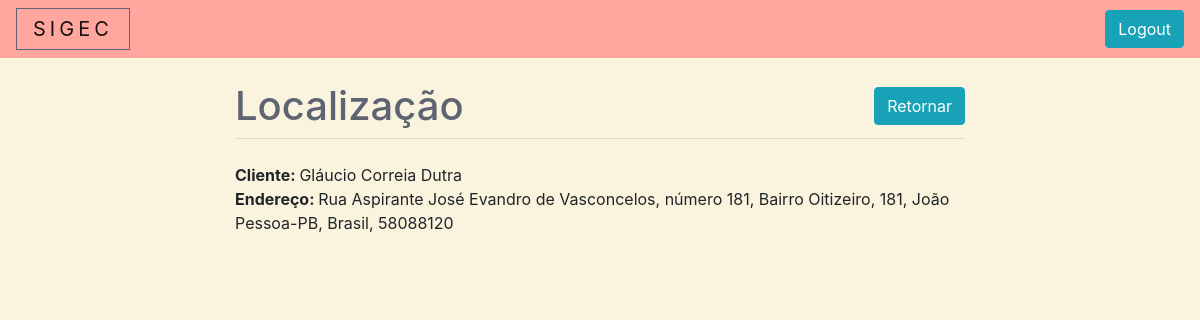
Page /cliente/localizacao/3 (signed in) on the committed database.
### clientes/models.py (models this page shows, shortened)
class Cliente(models.Model):
  nome = models.CharField(max_length=80)
  telefone = models.CharField(max_length=15)
  endereco = models.CharField(max_length=100)
  numero = models.CharField(max_length=6)
  cidade = models.CharField(max_length=50)
  estado = models.CharField(max_length=100)
  pais = models.CharField(max_length=50)
  cep = models.CharField(max_length=10)

### clientes/views.py (the view)
# urls.py: path('localizacao/<int:id>', clientes_localizacao, name="clientes_localizacao"),
@login_required
def clientes_localizacao(request, id):
  cliente = get_object_or_404(Cliente, pk=id)
  return render(request, 'clientes_localizacao.html', {'cliente': cliente})

### clientes/templates/clientes_localizacao.html (shortened to what this page needs)
{% extends 'base.html' %}
{% block content %}
{% include 'menu.html' %}
<div class="container mb-5">
  <div class="row justify-content-center">
    <div class="col-xs-12 col-md-8">
      <div>
        <div class="d-flex justify-content-between align-items-center">
          <h1 class="si-clientes__title mt-2">Localização</h1>
          <div>
            <a class="btn btn-info" href="{% url 'clientes_lista' %}" role=" button">Retornar</a>
          </div>
        </div>
        <hr class="mt-0 mb-4">
      </div>
      <div class="mb-3">
        <span class="font-weight-bold">Cliente: </span><span>{{ cliente.nome }}</span>
        <br />
        <span class="font-weight-bold">Endereço: </span><span>{{ cliente.endereco }}, {{ cliente.numero }}, {{ cliente.cidade }}-{{ cliente.estado }}, {{ cliente.pais }},
          {{ cliente.cep }}</span>
      </div>
    </div>
    <div class="col-xs-12">
      <div id="map" class="si-localizacao__map"></div>
    </div>
  </div>
</div>
{% endblock %}

### static/style.css (style rules this page uses)
body { background-color: #FAF3DD; }
.si-clientes__title { color: #5E6472; }
.si-localizacao__map { height: 50vh; width: 100vw; }

### rows in the picture
Cliente: nome "Gláucio Correia Dutra", endereco "Rua Aspirante José Evandro de Vasconcelos, número 181, Bairro Oitizeiro", numero "181", cidade "João Pessoa", estado "PB", pais "Brasil", cep "58088120"
